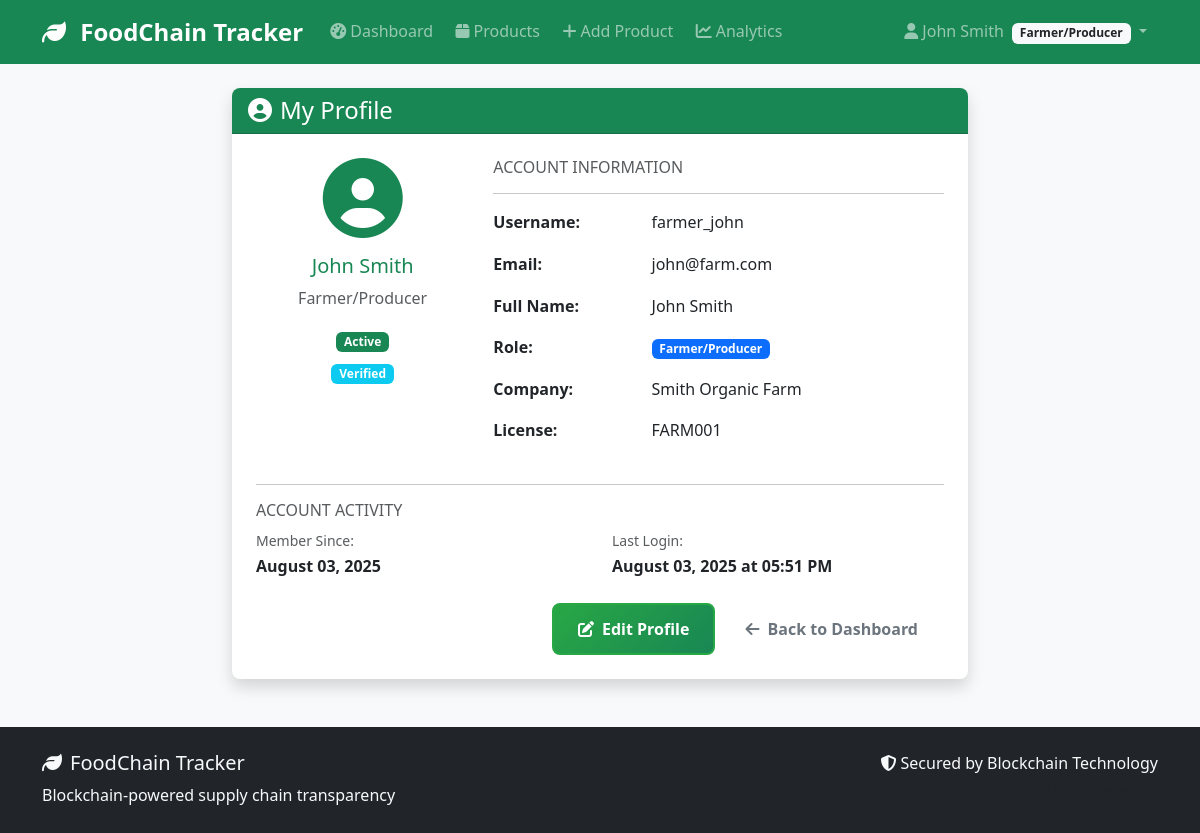
Before: /auth/profile (signed in) with the older database file.
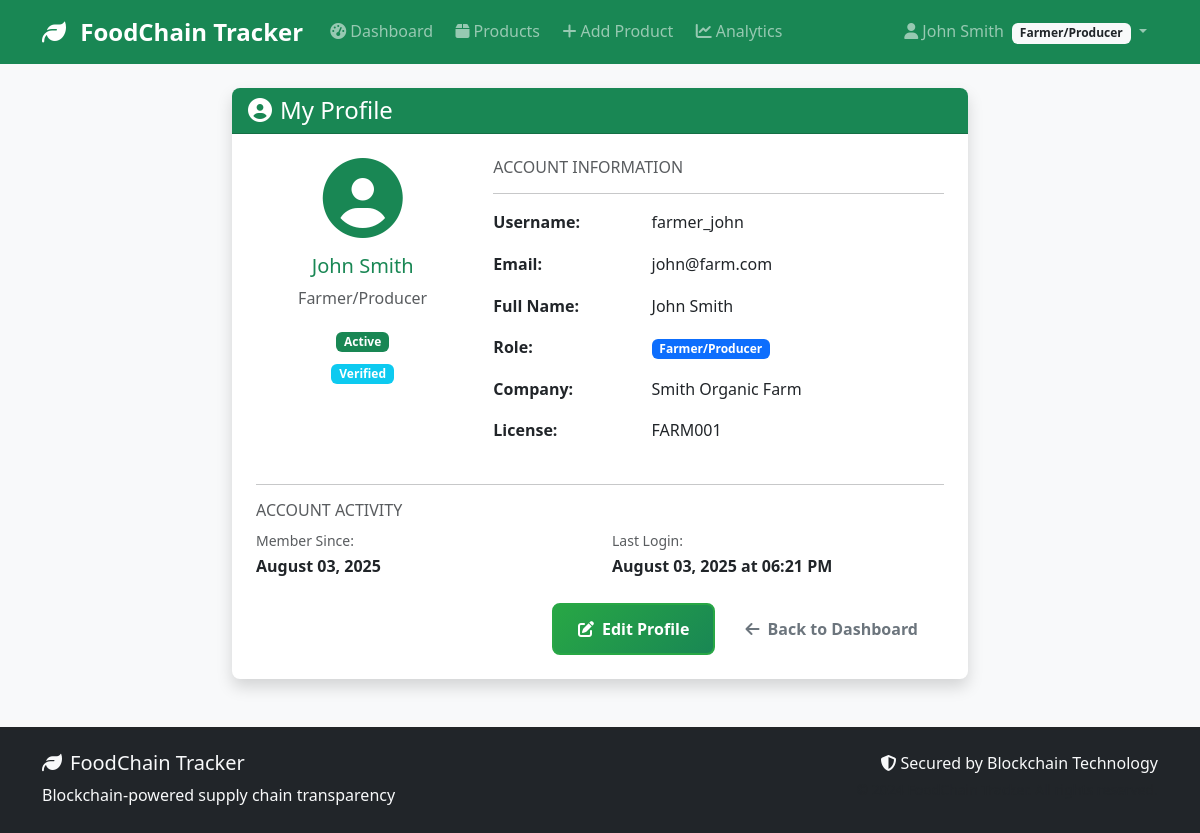
After: the same page with the newer database file.
### models/user.py (models this page shows, shortened)
class User(UserMixin, db.Model):
    __tablename__ = 'users'
    id = db.Column(db.Integer, primary_key=True)
    username = db.Column(db.String(80), unique=True, nullable=False)
    email = db.Column(db.String(120), unique=True, nullable=False)
    password_hash = db.Column(db.String(200), nullable=False)
    full_name = db.Column(db.String(100), nullable=False)
    phone = db.Column(db.String(20))
    address = db.Column(db.Text)
    role = db.Column(db.String(20), nullable=False)  # 'farmer', 'distributor', 'retailer', 'inspector'
    company_name = db.Column(db.String(100))
    license_number = db.Column(db.String(50))  # Business license or certification
    is_active = db.Column(db.Boolean, default=True)
    is_verified = db.Column(db.Boolean, default=False)  # For business verification
    created_at = db.Column(db.DateTime, default=datetime.utcnow)
    last_login = db.Column(db.DateTime)
    products_created = db.relationship('Product', foreign_keys='Product.created_by',
                                     backref='creator', lazy='dynamic')
    sent_transactions = db.relationship('Transaction', foreign_keys='Transaction.from_user_id',
                                      backref='sender', lazy='dynamic')
    received_transactions = db.relationship('Transaction', foreign_keys='Transaction.to_user_id',
                                          backref='receiver', lazy='dynamic')
    def get_role_display(self):
        role_names = {
            'farmer': 'Farmer/Producer',
            'distributor': 'Distributor',
            'retailer': 'Retailer',
            'inspector': 'Inspector'
        }
        return role_names.get(self.role, self.role.title())
    def can_create_products(self):
        return self.role == 'farmer'

### routes/auth.py (the view)
@auth_bp.route('/profile')
@login_required
def profile():
    return render_template('auth/profile.html', user=current_user)

### templates/auth/profile.html (shortened to what the changed rows need)
{% extends "base.html" %}
{% block content %}
<div class="row justify-content-center">
    <div class="col-lg-8">
        <div class="card shadow">
            <div class="card-body p-4">
                <div class="row mb-4">
                    <div class="col-md-4 text-center">
                        <div class="profile-avatar mb-3">
                            <i class="fas fa-user-circle fa-5x text-success"></i>
                        </div>
                        <h5 class="text-success">{{ user.full_name }}</h5>
                        <p class="text-muted">{{ user.get_role_display() }}</p>
                        <span class="badge bg-{{ 'success' if user.is_active else 'danger' }} mb-2">
                            {{ 'Active' if user.is_active else 'Inactive' }}
                        </span>
                        {% if user.is_verified %}
                            <br><span class="badge bg-info">Verified</span>
                        {% endif %}
                    </div>
                    <div class="col-md-8">
                        <div class="row mb-3">
                            <div class="col-sm-4"><strong>Username:</strong></div>
                            <div class="col-sm-8">{{ user.username }}</div>
                        </div>
                        <div class="row mb-3">
                            <div class="col-sm-4"><strong>Email:</strong></div>
                            <div class="col-sm-8">{{ user.email }}</div>
                        </div>
                        <div class="row mb-3">
                            <div class="col-sm-4"><strong>Full Name:</strong></div>
                            <div class="col-sm-8">{{ user.full_name }}</div>
                        </div>
                        <div class="row mb-3">
                            <div class="col-sm-8">
                                <span class="badge bg-primary">{{ user.get_role_display() }}</span>
                            </div>
                        </div>
                        {% if user.company_name %}
                        <div class="row mb-3">
                            <div class="col-sm-4"><strong>Company:</strong></div>
                            <div class="col-sm-8">{{ user.company_name }}</div>
                        </div>
                        {% endif %}
                        {% if user.license_number %}
                        <div class="row mb-3">
                            <div class="col-sm-4"><strong>License:</strong></div>
                            <div class="col-sm-8">{{ user.license_number }}</div>
                        </div>
                        {% endif %}
                    </div>
                </div>
                <div class="row">
                    <div class="col-md-6">
                        <small class="text-muted">Member Since:</small><br>
                        <strong>{{ user.created_at.strftime('%B %d, %Y') if user.created_at else 'N/A' }}</strong>
                    </div>
                    <div class="col-md-6">
                        <small class="text-muted">Last Login:</small><br>
                        <strong>{{ user.last_login.strftime('%B %d, %Y at %I:%M %p') if user.last_login else 'Never' }}</strong>
                    </div>
                </div>
            </div>
        </div>
    </div>
</div>
{% endblock %}

### templates/base.html (shortened to what this page needs)
<!DOCTYPE html>
<html lang="en">
<head>
    <link href="https://cdn.jsdelivr.net/npm/bootstrap@5.3.0/dist/css/bootstrap.min.css" rel="stylesheet">
    <link href="https://cdnjs.cloudflare.com/ajax/libs/font-awesome/6.4.0/css/all.min.css" rel="stylesheet">
    <link href="{{ url_for('static', filename='css/style.css') }}" rel="stylesheet">
</head>
<body>
    <nav class="navbar navbar-expand-lg navbar-dark bg-success">
        <div class="container">
            <a class="navbar-brand" href="{{ url_for('index') }}">
                <i class="fas fa-leaf me-2"></i>
                FoodChain Tracker
            </a>
            <div class="collapse navbar-collapse" id="navbarNav">
                <ul class="navbar-nav me-auto">
                    {% if current_user.is_authenticated %}
                        <li class="nav-item">
                            <a class="nav-link" href="{{ url_for('dashboard.main') }}">
                                <i class="fas fa-tachometer-alt me-1"></i>Dashboard
                            </a>
                        </li>
                        <li class="nav-item">
                            <a class="nav-link" href="{{ url_for('products.list_products') }}">
                                <i class="fas fa-box me-1"></i>Products
                            </a>
                        </li>
                        {% if current_user.can_create_products() %}
                        <li class="nav-item">
                            <a class="nav-link" href="{{ url_for('products.add_product') }}">
                                <i class="fas fa-plus me-1"></i>Add Product
                            </a>
                        </li>
                        {% endif %}
                        <li class="nav-item">
                            <a class="nav-link" href="{{ url_for('analytics.dashboard') }}">
                                <i class="fas fa-chart-line me-1"></i>Analytics
                            </a>
                        </li>
                    {% endif %}
                </ul>
                <ul class="navbar-nav">
                    {% if current_user.is_authenticated %}
                        <li class="nav-item dropdown">
                            <a class="nav-link dropdown-toggle" href="#" id="navbarDropdown" role="button" data-bs-toggle="dropdown">
                                <i class="fas fa-user me-1"></i>{{ current_user.full_name }}
                                <span class="badge bg-light text-dark ms-1">{{ current_user.get_role_display() }}</span>
                            </a>
                        </li>
                    {% endif %}
                </ul>
            </div>
        </div>
    </nav>
    <main class="container my-4">
        {% block content %}{% endblock %}
    </main>
    <footer class="bg-dark text-light py-4 mt-5">
        <div class="container">
            <div class="row">
                <div class="col-md-6">
                    <h5><i class="fas fa-leaf me-2"></i>FoodChain Tracker</h5>
                    <p class="mb-0">Blockchain-powered supply chain transparency</p>
                </div>
                <div class="col-md-6 text-md-end">
                    <p class="mb-0">
                        <i class="fas fa-shield-alt me-1"></i>Secured by Blockchain Technology
                    </p>
                    <small class="text-muted">© 2024 FoodChain Tracker. All rights reserved.</small>
                </div>
            </div>
        </div>
    </footer>
</body>
</html>

Changed rows visible on the page:
changed User "John Smith": last_login "August 03, 2025 at 05:51 PM" → "August 03, 2025 at 06:21 PM"
